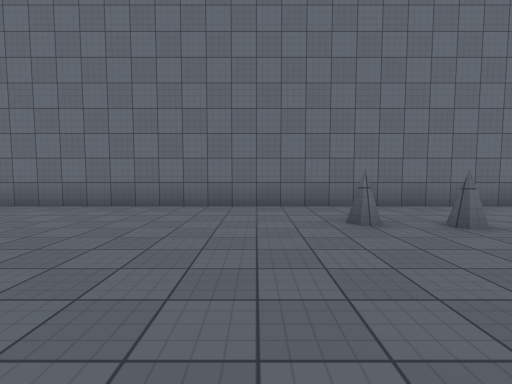
view 1 (above)

18 first-person views from a walk through a scene from a Unity 3-D project. The camera is 1.4 m above the floor, tilts 4° down and sees 85° across. The floor is counted in squares, 2 m on a side. Each view is taken from the middle of a square. On the plan, view 1 faces up. The plan holds only what a view shows up to about 9 squares ahead; the rest is blank. The place goes on beyond the plan. The player character is not drawn. Surface patterns are stand-ins for the level's own textures.

view 2
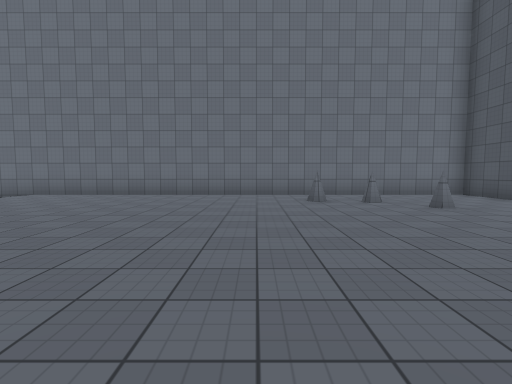

view 3
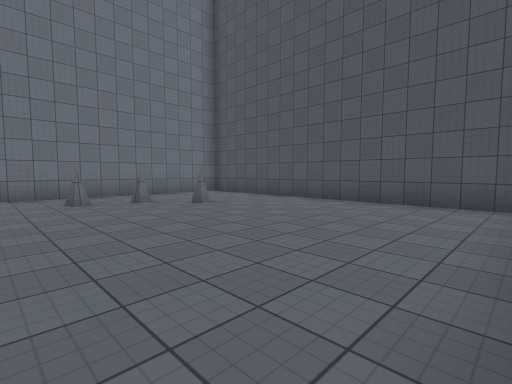

view 4
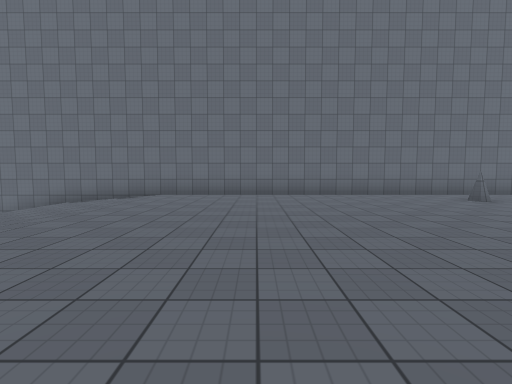

view 5
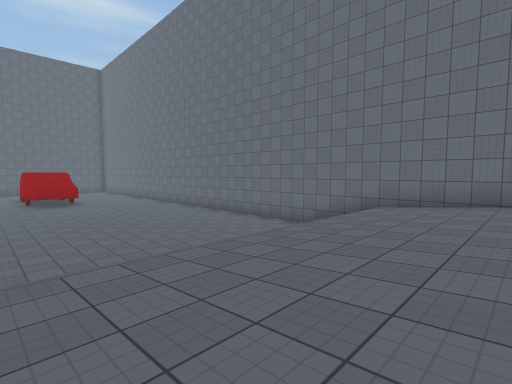

view 6
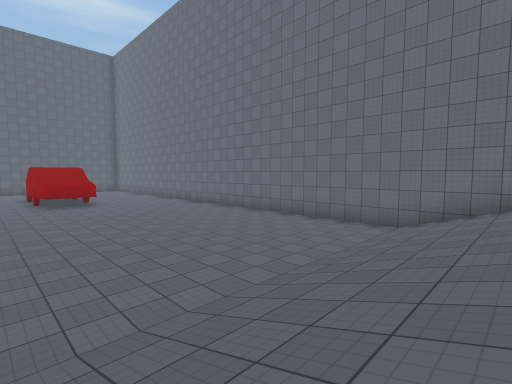

view 7
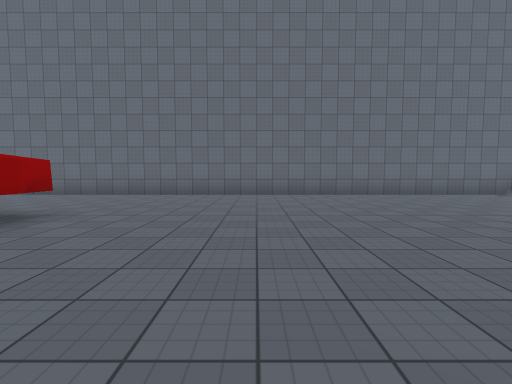

view 8
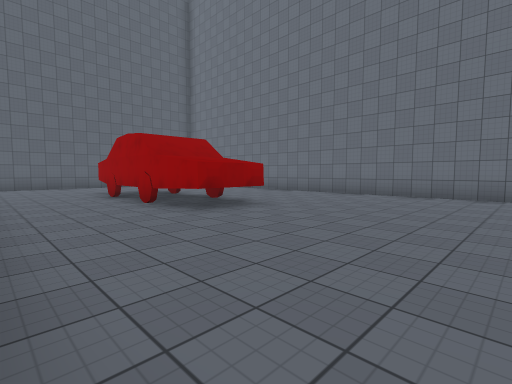

view 9
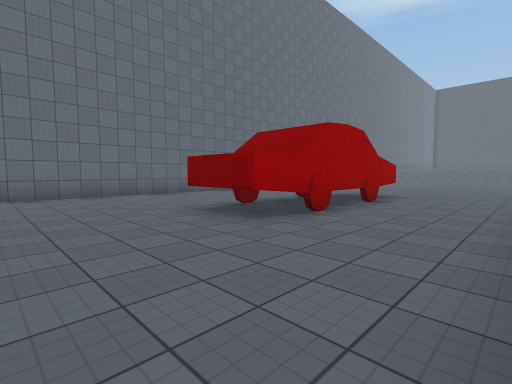

view 10
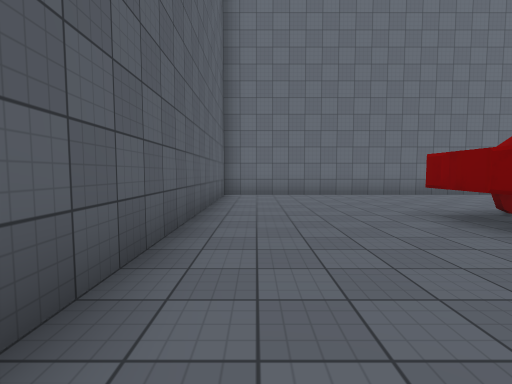

view 11
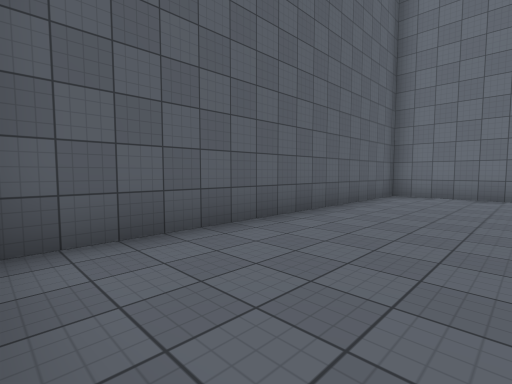

view 12
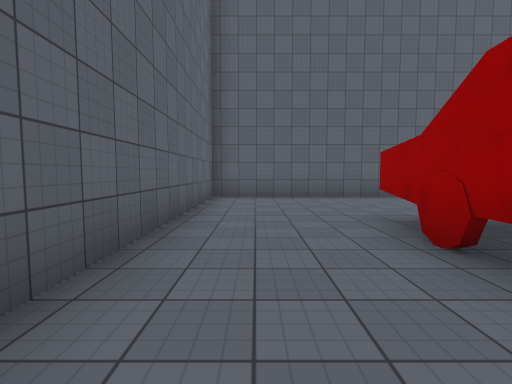

view 13
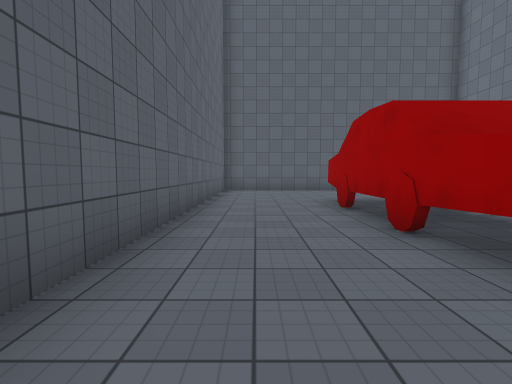

view 14
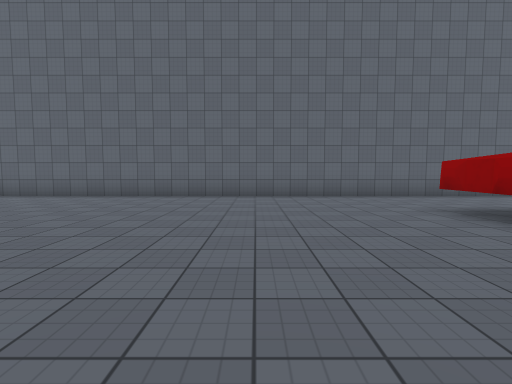

view 15
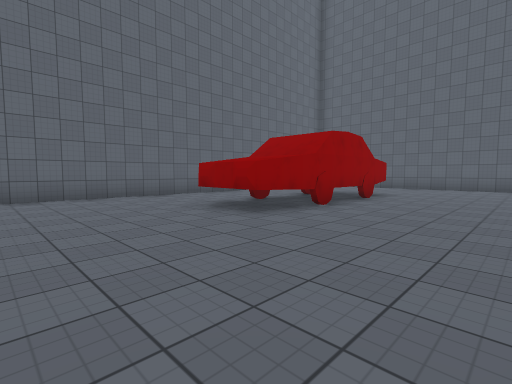

view 16
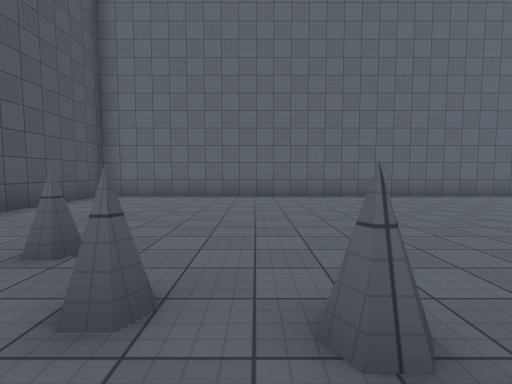

view 17
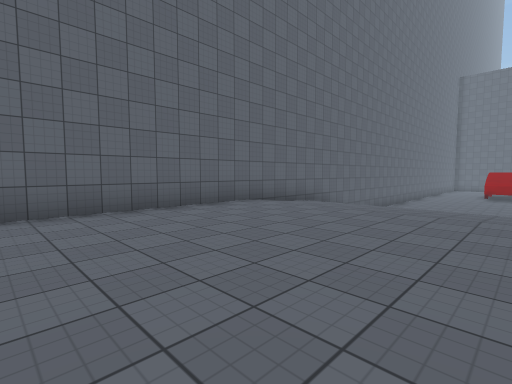

view 18
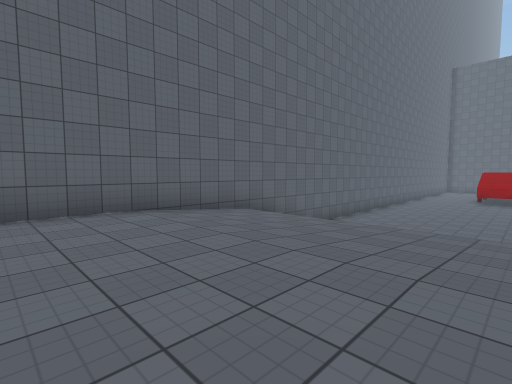

### Floor plan
Key: @ floor where view 1 was taken; # wall or solid block; . main floor; : floor 2 m higher than the main floor; / step, stairs or slope; ^ raised ledge.
Columns run from 33 left of view 1 to 7 right of it. Each row starts with its distance up from view 1.
  6 #########################################
  5 #..................../////::::::::::::::#
  4 #..................../////::::::::#:#:::#
  3 #..................../////:::::::::::#::#
  2 #..................../////::::::::::::::#
  1 #...##^^##.........../////::::::::::::::#
  0 #...###^##.........../////:::::::@::::::#
 -1 #..................../////::::::::::::::#
 -2 #..................../////::::::::::::::#
 -3 #....................  ///::::::::::::::#
 -4 #########################################

Where each view was taken, in squares from view 1:
view 1: 0 up, 0 right, facing up
view 2: 3 down, 0 right, facing up
view 3: 3 down, 0 right, facing up-right
view 4: 3 down, 4 left, facing up
view 5: 2 down, 7 left, facing up-left
view 6: 2 down, 10 left, facing up-left
view 7: 3 down, 20 left, facing up
view 8: 3 down, 19 left, facing up-left
view 9: 3 down, 32 left, facing up-right
view 10: 3 down, 32 left, facing up
view 11: 3 down, 30 left, facing up-left
view 12: 2 down, 25 left, facing left
view 13: 2 down, 22 left, facing left
view 14: 5 up, 20 left, facing down
view 15: 5 up, 20 left, facing down-left
view 16: 5 up, 2 right, facing down
view 17: 2 up, 2 left, facing down-left
view 18: 2 up, 5 left, facing down-left
